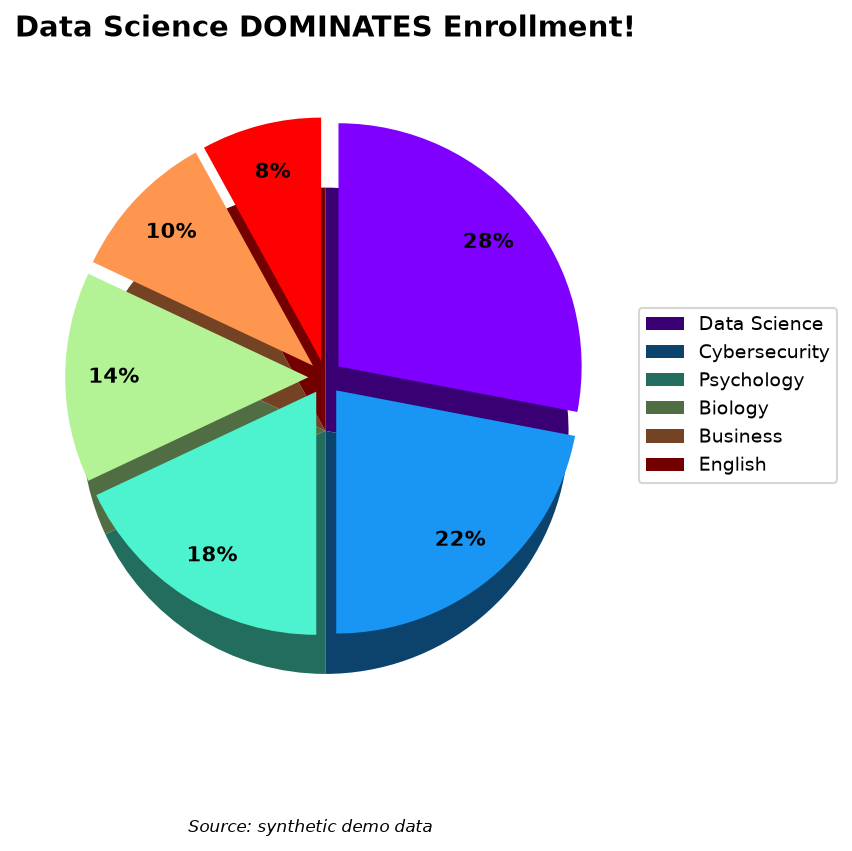

This figure's Python source:
"""DELIBERATELY BAD: rainbow 3D pie with exploded slices.

A rainbow palette, a fake-3D base layer, and exploded slices all conspire to
make the biggest slice look even bigger (the front-bottom wedge is visually
inflated by the perspective trick) while the small slices become unreadable
slivers. See teaching-note.md and fixed.py.
All data is synthetic, invented for teaching.
"""
import matplotlib
matplotlib.use("Agg")  # headless-safe
import matplotlib.pyplot as plt
import numpy as np
import os

HERE = os.path.dirname(os.path.abspath(__file__))

programs = ["Data Science", "Cybersecurity", "Psychology",
            "Biology", "Business", "English"]
shares = [28, 22, 18, 14, 10, 8]  # synthetic demo data


def darken(rgba, factor=0.45):
    r, g, b, a = rgba
    return (r * factor, g * factor, b * factor, a)


rainbow = plt.cm.rainbow(np.linspace(0, 1, len(shares)))  # <-- garish palette

fig, ax = plt.subplots(figsize=(8, 6))
# "3D" base: the same pie in darkened shades, shifted down for fake depth
base, _ = ax.pie(shares, colors=[darken(c) for c in rainbow],
                 startangle=90, counterclock=False)
for wedge in base:
    cx, cy = wedge.center
    wedge.set_center((cx, cy - 0.22))
# top layer: exploded, with shouty percentage labels
ax.pie(shares, colors=rainbow, startangle=90, counterclock=False,
       explode=[0.07] * len(shares), autopct="%1.0f%%", pctdistance=0.8,
       textprops={"fontsize": 10, "weight": "bold"})
ax.set_ylim(-1.5, 1.35)
ax.set_title("Data Science DOMINATES Enrollment!", fontsize=14, fontweight="bold")
ax.legend(programs, loc="center left", bbox_to_anchor=(1, 0.5), fontsize=9)
fig.text(0.5, 0.01, "Source: synthetic demo data", ha="center",
         fontsize=8, style="italic")
fig.savefig(os.path.join(HERE, "bad.png"), dpi=150, bbox_inches="tight")
print("saved", os.path.join(HERE, "bad.png"))
